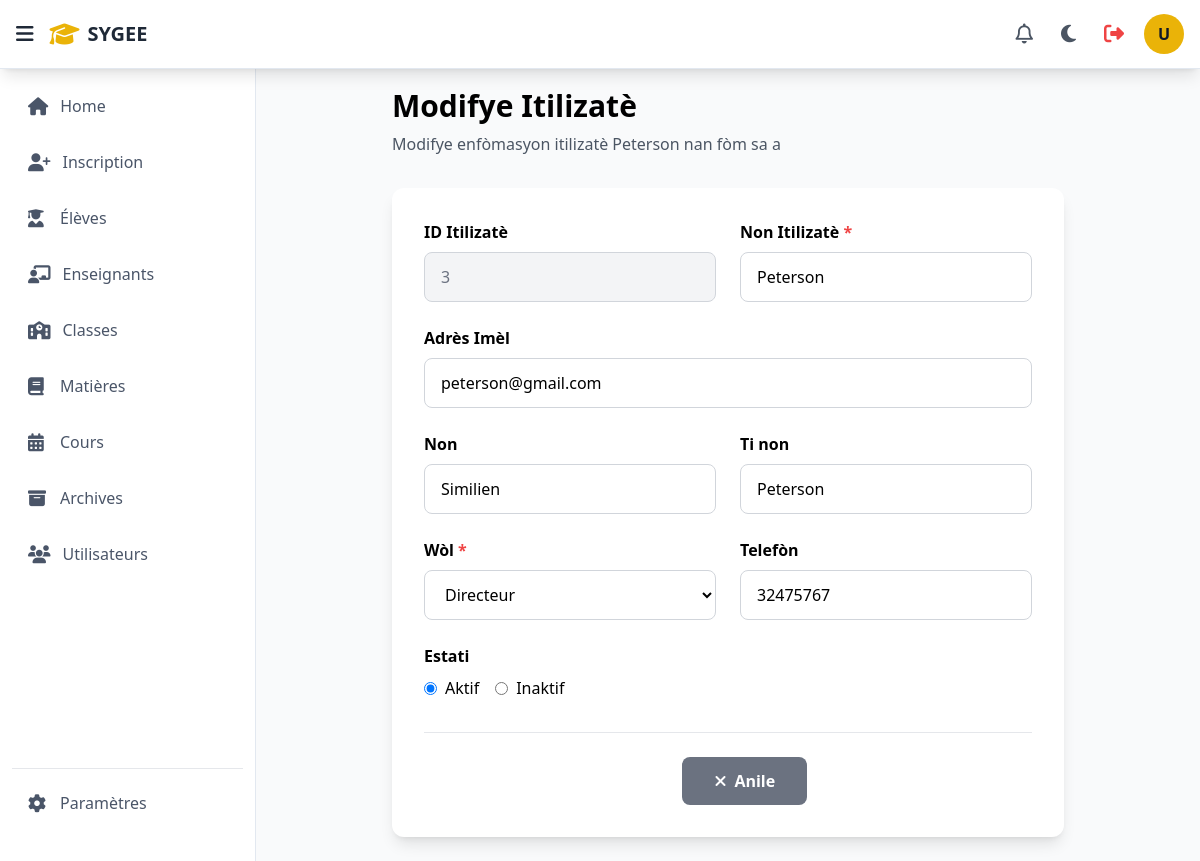
/utilisateurs/3/update_user/ (signed in), run on the app's committed database.
### utilisateurs/models.py (models this page shows, shortened)
class CustomUser(AbstractUser):
    ROLE_CHOICES = (
        ('admin', 'Administrateur Système'),
        ('secretaire', 'Secrétaire'),
        ('directeur', 'Directeur'),
        ('archives', 'Archives'),
    )
    role = models.CharField(max_length=20, choices=ROLE_CHOICES, default='archives')
    phone = models.CharField(max_length=20, blank=True, null=True)
    date_created = models.DateTimeField(auto_now_add=True)
    date_updated = models.DateTimeField(auto_now=True)
    failed_attempts = models.PositiveIntegerField(default=0)
    locked_until = models.DateTimeField(null=True, blank=True)
    must_change_password = models.BooleanField(default=False)
    class Meta:
        db_table = 'utilisateurs'
        verbose_name = 'Utilisateur'
        verbose_name_plural = 'Utilisateurs'

### utilisateurs/decorators.py (the view)
    def wrap(request, *args, **kwargs):
        if request.user.is_authenticated and request.user.role == 'admin':
            return function(request, *args, **kwargs)
        raise PermissionDenied

### utilisateurs/templates/utilisateurs/update_user.html (shortened to what this page needs)
{% extends "utilisateurs/base.html" %}
{% block content %}
<div class="max-w-2xl mx-auto">
    <div class="mb-8">
        <h2 class="text-3xl font-bold text-dark-gray">Modifye Itilizatè</h2>
        <p class="text-gray-600 mt-2">Modifye enfòmasyon itilizatè {{ user.username }} nan fòm sa a</p>
    </div>
    <div class="bg-white dark:bg-gray-800 rounded-xl shadow-lg p-8">
        <form method="POST" action="{% url 'utilisateurs:update_user' user.id %}">
            <div class="grid grid-cols-1 md:grid-cols-2 gap-6">
                <div>
                    <label class="block text-dark-gray dark:text-gray-300 font-semibold mb-2">ID Itilizatè</label>
                    <input type="text"
                           value="{{ user.id }}"
                           class="w-full px-4 py-3 border border-gray-300 dark:border-gray-600 rounded-lg bg-gray-100 dark:bg-gray-700 cursor-not-allowed"
                           readonly>
                </div>
                <div>
                    <label for="{{ form.username.id_for_label }}" class="block text-dark-gray dark:text-gray-300 font-semibold mb-2">
                        Non Itilizatè
                        {% if form.username.field.required %}<span class="text-red-500">*</span>{% endif %}
                    </label>
                    <input type="text"
                           name="{{ form.username.name }}"
                           id="{{ form.username.id_for_label }}"
                           value="{{ form.username.value|default:user.username }}"
                           class="w-full px-4 py-3 border border-gray-300 dark:border-gray-600 rounded-lg focus:outline-none focus:ring-2 focus:ring-gold focus:border-transparent dark:bg-gray-700 dark:text-white {% if form.username.errors %}border-red-500{% endif %}"
                           required>
                </div>
                <div class="md:col-span-2">
                    <label for="{{ form.email.id_for_label }}" class="block text-dark-gray dark:text-gray-300 font-semibold mb-2">
                        Adrès Imèl
                    </label>
                    <input type="email"
                           name="{{ form.email.name }}"
                           id="{{ form.email.id_for_label }}"
                           value="{{ form.email.value|default:user.email }}"
                           class="w-full px-4 py-3 border border-gray-300 dark:border-gray-600 rounded-lg focus:outline-none focus:ring-2 focus:ring-gold focus:border-transparent dark:bg-gray-700 dark:text-white {% if form.email.errors %}border-red-500{% endif %}"
                           placeholder="antre@imel.com"
                           required>
                </div>
                <div>
                    <label for="{{ form.first_name.id_for_label }}" class="block text-dark-gray dark:text-gray-300 font-semibold mb-2">
                        Non
                    </label>
                    <input type="text"
                           name="{{ form.first_name.name }}"
                           id="{{ form.first_name.id_for_label }}"
                           value="{{ form.first_name.value|default:user.first_name }}"
                           class="w-full px-4 py-3 border border-gray-300 dark:border-gray-600 rounded-lg focus:outline-none focus:ring-2 focus:ring-gold focus:border-transparent dark:bg-gray-700 dark:text-white {% if form.first_name.errors %}border-red-500{% endif %}"
                           placeholder="Non">
                </div>
                <div>
                    <label for="{{ form.last_name.id_for_label }}" class="block text-dark-gray dark:text-gray-300 font-semibold mb-2">
                        Ti non
                    </label>
                    <input type="text"
                           name="{{ form.last_name.name }}"
                           id="{{ form.last_name.id_for_label }}"
                           value="{{ form.last_name.value|default:user.last_name }}"
                           class="w-full px-4 py-3 border border-gray-300 dark:border-gray-600 rounded-lg focus:outline-none focus:ring-2 focus:ring-gold focus:border-transparent dark:bg-gray-700 dark:text-white {% if form.last_name.errors %}border-red-500{% endif %}"
                           placeholder="Ti non">
                </div>
                <div>
                    <label for="{{ form.role.id_for_label }}" class="block text-dark-gray dark:text-gray-300 font-semibold mb-2">
                        Wòl
                        {% if form.role.field.required %}<span class="text-red-500">*</span>{% endif %}
                    </label>
                    <select name="{{ form.role.name }}"
                            id="{{ form.role.id_for_label }}"
                            class="w-full px-4 py-3 border border-gray-300 dark:border-gray-600 rounded-lg focus:outline-none focus:ring-2 focus:ring-gold focus:border-transparent dark:bg-gray-700 dark:text-white {% if form.role.errors %}border-red-500{% endif %}"
                            required>
                        <option value="directeur" {% if form.role.value == 'directeur' or user.role == 'directeur' %}selected{% endif %}>Directeur</option>
                    </select>
                </div>
                <div>
                    <label for="{{ form.phone.id_for_label }}" class="block text-dark-gray dark:text-gray-300 font-semibold mb-2">
                        Telefòn
                    </label>
                    <input type="text"
                           name="{{ form.phone.name }}"
                           id="{{ form.phone.id_for_label }}"
                           value="{{ form.phone.value|default:user.phone }}"
                           class="w-full px-4 py-3 border border-gray-300 dark:border-gray-600 rounded-lg focus:outline-none focus:ring-2 focus:ring-gold focus:border-transparent dark:bg-gray-700 dark:text-white {% if form.phone.errors %}border-red-500{% endif %}"
                           placeholder="Telefòn">
                </div>
                <div class="md:col-span-2">
                    <label class="block text-dark-gray dark:text-gray-300 font-semibold mb-2">Estati</label>
                    <div class="flex items-center space-x-4">
                        <label class="flex items-center">
                            <input type="radio"
                                   name="is_active"
                                   value="true"
                                   {% if user.is_active %}checked{% endif %}
                                   class="mr-2 text-gold focus:ring-gold">
                            <span class="text-dark-gray dark:text-gray-300">Aktif</span>
                        </label>
                        <label class="flex items-center">
                            <input type="radio"
                                   name="is_active"
                                   value="false"
                                   class="mr-2 text-gold focus:ring-gold">
                            <span class="text-dark-gray dark:text-gray-300">Inaktif</span>
                        </label>
                    </div>
                </div>
            </div>
            <div class="flex justify-end space-x-4 mt-8 pt-6 border-t border-gray-200 dark:border-gray-700">
                <a href="{% url 'utilisateurs:list_users' %}"
                   class="flex items-center bg-gray-500 text-white px-8 py-3 rounded-lg hover:bg-gray-600 dark:bg-gray-600 dark:hover:bg-gray-700 transition duration-300 font-semibold">
                    <i class="fas fa-times mr-2"></i>Anile
                </a>
                <button type="submit"
                        class="flex items-center bg-custom-gold text-white px-8 py-3 rounded-lg hover:bg-yellow-600 dark:bg-yellow-600 dark:hover:bg-yellow-700 transition duration-300 font-semibold">
                    <i class="fas fa-save mr-2"></i>Sove Chanjman
                </button>
            </div>
        </form>
    </div>
</div>
{% endblock %}

### utilisateurs/templates/utilisateurs/base.html (shortened to what this page needs)
{% load static %}
<!DOCTYPE html>
<html lang="fr">
<head>
    <script src="https://cdn.tailwindcss.com"></script>
    <link rel="stylesheet" href="https://cdnjs.cloudflare.com/ajax/libs/font-awesome/6.4.0/css/all.min.css">
</head>
<body class="bg-gray-50 light-mode">
    <header class="header-light shadow-lg fixed top-0 left-0 right-0 z-40">
        <div class="flex items-center justify-between px-4 py-3">
            <div class="flex items-center gap-4">
                <button id="sidebarToggle" class="text-gray-800 hover:text-yellow-600 focus:outline-none transition">
                    <i class="fas fa-bars text-xl"></i>
                </button>
                <a href="{% url 'utilisateurs:dash_admin' %}" class="flex items-center gap-2 hover:opacity-80 transition">
                    <i class="fas fa-graduation-cap text-yellow-500 text-2xl"></i>
                    <span class="text-xl font-bold text-gray-800">SYGEE</span>
                </a>
            </div>
            <div class="flex items-center gap-3">
                <button class="p-2 text-gray-600 hover:bg-gray-100 rounded-lg transition">
                    <i class="far fa-bell text-xl"></i>
                </button>
                <button id="darkModeToggle" class="p-2 text-gray-600 hover:bg-gray-100 rounded-lg transition">
                    <i class="fas fa-moon text-xl"></i>
                </button>
                <a href="{% url 'utilisateurs:logout' %}" class="p-2 text-red-500 hover:bg-gray-100 rounded-lg transition" title="Déconnexion">
                    <i class="fas fa-sign-out-alt text-xl"></i>
                </a>
                <div class="w-10 h-10 bg-yellow-500 rounded-full flex items-center justify-center text-gray-900 font-semibold cursor-pointer hover:bg-yellow-600 transition">
                    {{ request.user.first_name.0|default:"U" }}
                </div>
            </div>
        </div>
    </header>
    <aside id="sidebar" class="sidebar-light fixed left-0 top-0 h-full pt-16 z-30 sidebar-transition sidebar-expanded">
        <nav class="px-3 py-4 h-full flex flex-col">
            <ul class="space-y-1 flex-1">
                <li>
                    <a href="{% url 'utilisateurs:dash_admin' %}" class="menu-item-light flex items-center gap-3 px-4 py-3 rounded-lg transition">
                        <i class="fas fa-home text-lg min-w-[20px] menu-icon-light"></i>
                        <span class="menu-text whitespace-nowrap">Home</span>
                    </a>
                </li>
                <li>
                    <a href="{% url 'inscriptions:inscription_list' %}" class="menu-item-light flex items-center gap-3 px-4 py-3 rounded-lg transition">
                        <i class="fas fa-user-plus text-lg min-w-[20px] menu-icon-light"></i>
                        <span class="menu-text whitespace-nowrap">Inscription</span>
                    </a>
                </li>
                <li>
                    <a href="{% url 'eleves:eleves' %}" class="menu-item-light flex items-center gap-3 px-4 py-3 rounded-lg transition">
                        <i class="fas fa-user-graduate text-lg min-w-[20px] menu-icon-light"></i>
                        <span class="menu-text whitespace-nowrap">Élèves</span>
                    </a>
                </li>
                <li>
                    <a href="{% url 'enseignants:enseignants' %}" class="menu-item-light flex items-center gap-3 px-4 py-3 rounded-lg transition">
                        <i class="fas fa-chalkboard-teacher text-lg min-w-[20px] menu-icon-light"></i>
                        <span class="menu-text whitespace-nowrap">Enseignants</span>
                    </a>
                </li>
                <li>
                    <a href="{% url 'classes:classes' %}" class="menu-item-light flex items-center gap-3 px-4 py-3 rounded-lg transition">
                        <i class="fas fa-school text-lg min-w-[20px] menu-icon-light"></i>
                        <span class="menu-text whitespace-nowrap">Classes</span>
                    </a>
                </li>
                <li>
                    <a href="{% url 'matieres:matieres' %}" class="menu-item-light flex items-center gap-3 px-4 py-3 rounded-lg transition">
                        <i class="fas fa-book text-lg min-w-[20px] menu-icon-light"></i>
                        <span class="menu-text whitespace-nowrap">Matières</span>
                    </a>
                </li>
                <li>
                    <a href="{% url 'cours:cours' %}" class="menu-item-light flex items-center gap-3 px-4 py-3 rounded-lg transition">
                        <i class="fas fa-calendar-alt text-lg min-w-[20px] menu-icon-light"></i>
                        <span class="menu-text whitespace-nowrap">Cours</span>
                    </a>
                </li>
                <li>
                    <a href="#" class="menu-item-light flex items-center gap-3 px-4 py-3 rounded-lg transition">
                        <i class="fas fa-archive text-lg min-w-[20px] menu-icon-light"></i>
                        <span class="menu-text whitespace-nowrap">Archives</span>
                    </a>
                </li>
                <li>
                    <a href="{% url 'utilisateurs:list_users' %}" class="menu-item-light flex items-center gap-3 px-4 py-3 rounded-lg transition">
                        <i class="fas fa-users text-lg min-w-[20px] menu-icon-light"></i>
                        <span class="menu-text whitespace-nowrap">Utilisateurs</span>
                    </a>
                </li>
            </ul>
            <div class="border-t border-gray-200 my-2"></div>
            <ul class="space-y-1 mb-4">
                <li>
                    <a href="#" class="menu-item-light flex items-center gap-3 px-4 py-3 rounded-lg transition">
                        <i class="fas fa-cog text-lg min-w-[20px] menu-icon-light"></i>
                        <span class="menu-text whitespace-nowrap">Paramètres</span>
                    </a>
                </li>
            </ul>
        </nav>
    </aside>
    <main id="mainContent" class="pt-16 content-shift content-expanded min-h-screen">
        <div class="p-4 md:p-6">
            {% block content %}
            {% endblock %}
        </div>
    </main>
</body>
</html>

### data on the page
CustomUser: user.first_name.0 "U"
CustomUser: username "Peterson", id "3", email "peterson@gmail.com", first_name "Similien", last_name "Peterson", role "Directeur", phone "32475767", is_active "☑ Aktif", is_active "☐ Inaktif"
